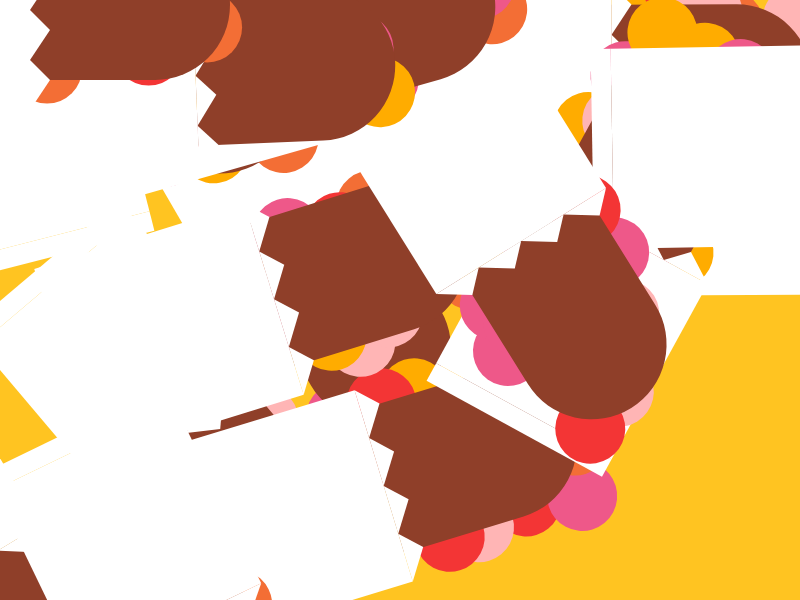
Frame 1 (no input)
Frame 60 (no input): identical to frame 1, image omitted
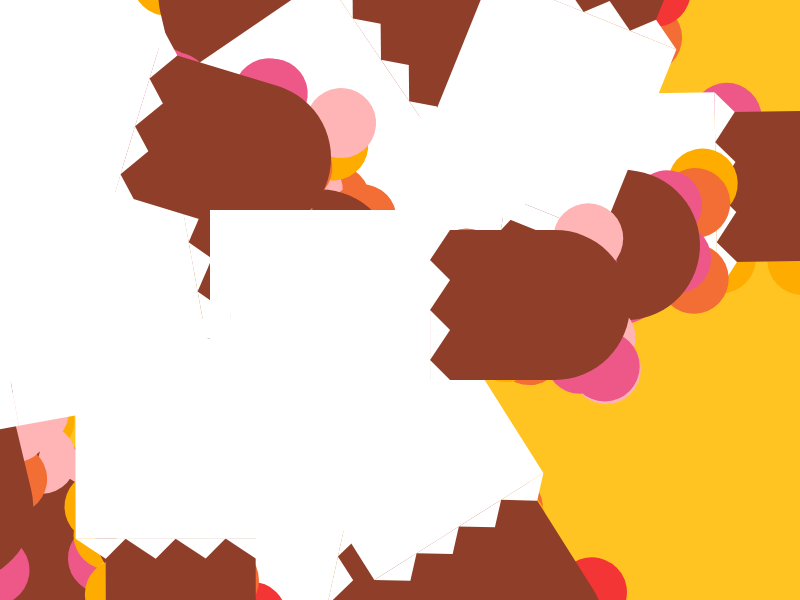
Frame 120 (the mouse pressed at the canvas centre since frame 60)

The p5.js sketch that drew these frames (run headless with seeded random() and noise() and a simulated clock; from frame 60 on, the mouse is pressed at the canvas centre):

// p5.js sketch
// ── sketch.js
let paletaFiambre = ["#f33535","#ee5889","#f36e35","#ffac00","#ffb5b5"];
let b = [];
let bocata1;

let rotacionMin = -120;
let rotacionMax = 120;

function setup() {
  createCanvas(displayWidth, displayHeight,true);
  for (let i = 0; i < 20; i++) {
    b[i] = new Bocata(240, 120, 200, 150, random(width), random(height), random(rotacionMin,rotacionMax));
  }

  bocata1 = new Bocata(240, 120, 200, 150, mouseX, mouseY, 0);
}

function draw() {
  background("#FFC421");

  for (let i = 0; i < b.length; i++) {
    b[i].show();
  }

  bocata1.movex = mouseX;
  bocata1.movey = mouseY;
  bocata1.show();
}

function mousePressed() {
  if (mouseButton === LEFT) {
    b = [];
    for (let i = 0; i < 20; i++) {
      b[i] = new Bocata(240, 120, 200, 150, random(width), random(height),random(rotacionMin,rotacionMax));
    }
    bocata1 = new Bocata(240, 120, 200, 150, mouseX, mouseY,random(-5,5));
  }
}

function windowResized(){
    resizeCanvas(windowWidth, windowHeight);
}

class Bocata {
  constructor(x, y, w, h, movex, movey,r) {
    this.x = x;
    this.y = y;
    this.w = w;
    this.h = h;
    this.movex = movex;
    this.movey = movey;
    this.r = r;
    
    this.fiambres = this.crearFiambre();
  }

  crearFiambre() {
    let fiambres = [];
    for (let i = 0; i < 20; i++) {
      let fx = this.x + random(0, this.w);
      let fy = this.y + random(0, this.h);
      let colorFiambre = random(paletaFiambre);
      fiambres.push({ x: fx, y: fy, c: colorFiambre });
    }
    return fiambres;
  }

  show() {
    push();
    angleMode(DEGREES);
    translate(this.movex - this.w - 10, this.movey - this.h - 40);
    rotate(this.r);
    noStroke();

    // fiambre
    for (let f of this.fiambres) {
      fill(f.c);
      circle(f.x, f.y, 70);
    }

    // pan
    fill("#8F3F29");
    rect(this.x, this.y, this.w, this.h, 0, 100, 100, 0);

    // bolsa
    fill("#ffffff");
    rect(20, 100, 20, 200);
    rect(40, 100, 200, 200);
    triangle(240, 100, 260, 120, 240, 150);
    triangle(240, 150, 260, 170, 240, 200);
    triangle(240, 200, 260, 220, 240, 250);
    triangle(240, 250, 260, 270, 240, 300);

    pop();
  }
}
